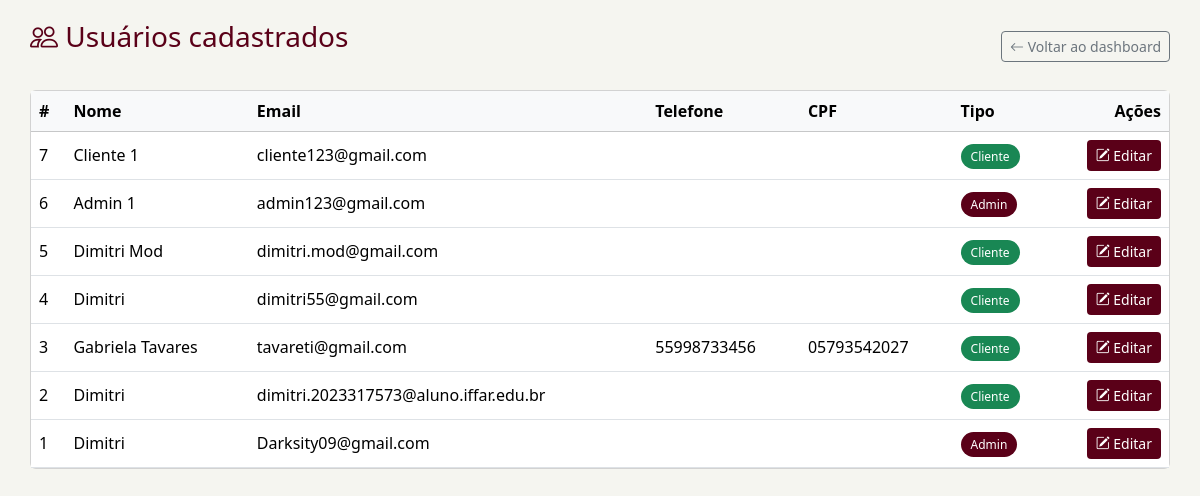
The app's page /admin/admin_usuarios.php (signed in), older data.
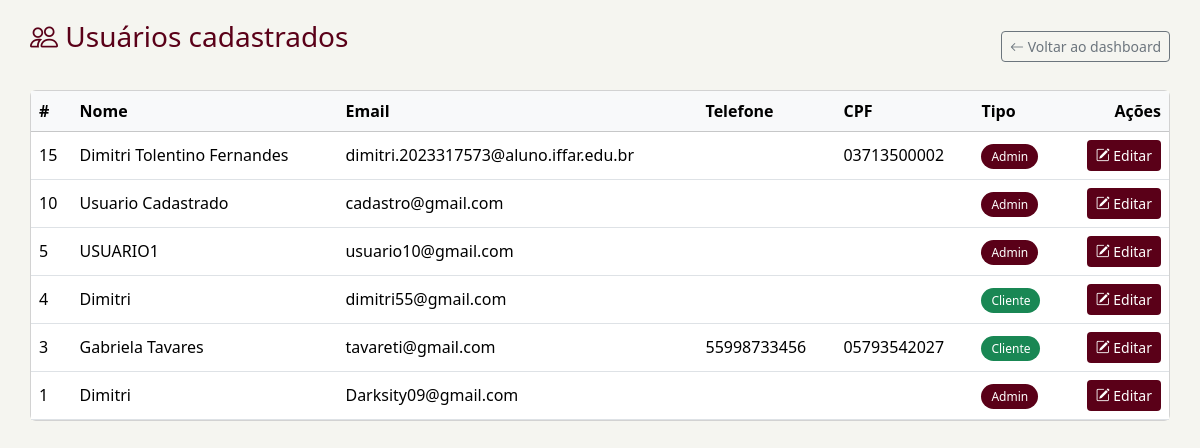
The same page, newer data.
### tables this page shows
CREATE TABLE IF NOT EXISTS `usuarios` (
  `id` int NOT NULL AUTO_INCREMENT,
  `nome` varchar(100) NOT NULL,
  `email` varchar(150) NOT NULL,
  `senha_hash` varchar(255) NOT NULL,
  `tipo` enum('admin','cliente') NOT NULL DEFAULT 'cliente',
  `token_recuperacao` varchar(255) DEFAULT NULL,
  `token_expira_em` datetime DEFAULT NULL,
  `cpf` varchar(14) DEFAULT NULL,
  `telefone` varchar(20) DEFAULT NULL,
  `endereco` varchar(255) DEFAULT NULL,
  `data_nascimento` date DEFAULT NULL,
  `codigo_verificacao` varchar(6) DEFAULT NULL,
  `email_verificado` int DEFAULT '0',
  PRIMARY KEY (`id`),
  UNIQUE KEY `email` (`email`)
);

### admin/admin_usuarios.php (the view, shortened to what this page needs)
<?php
require_once __DIR__ . '/../db.php';
$sql = "
    SELECT id, nome, email, cpf, telefone, endereco, data_nascimento, tipo
    FROM usuarios
    ORDER BY id DESC
";
$res = $conn->query($sql);
$usuarios = $res ? $res->fetch_all(MYSQLI_ASSOC) : [];
?>
<!DOCTYPE html>
<html lang="pt-br">
<head>
  <link href="https://cdn.jsdelivr.net/npm/bootstrap@5.3.3/dist/css/bootstrap.min.css" rel="stylesheet">
  <link href="https://cdn.jsdelivr.net/npm/bootstrap-icons@1.11.3/font/bootstrap-icons.css" rel="stylesheet">
</head>
<body>
<div class="page-wrap">
  <div class="d-flex justify-content-between align-items-center mb-3">
    <h3 class="page-title"><i class="bi bi-people"></i> Usuários cadastrados</h3>
    <a href="admin.php" class="btn btn-outline-secondary btn-sm">
      <i class="bi bi-arrow-left"></i> Voltar ao dashboard
    </a>
  </div>
  <div class="card">
    <div class="card-body p-0">
      <table class="table table-hover mb-0 align-middle">
        <thead class="table-light">
          <tr>
            <th>#</th>
            <th>Nome</th>
            <th>Email</th>
            <th>Telefone</th>
            <th>CPF</th>
            <th>Tipo</th>
            <th class="text-end">Ações</th>
          </tr>
        </thead>
        <tbody>
        <?php if (empty($usuarios)): ?>
          <tr><td colspan="7" class="text-center p-3">Nenhum usuário encontrado.</td></tr>
        <?php else: ?>
          <?php foreach ($usuarios as $u): ?>
            <tr>
              <td><?= (int)$u['id'] ?></td>
              <td><?= htmlspecialchars($u['nome']) ?></td>
              <td><?= htmlspecialchars($u['email']) ?></td>
              <td><?= htmlspecialchars($u['telefone'] ?? '') ?></td>
              <td><?= htmlspecialchars($u['cpf'] ?? '') ?></td>
              <td>
                <?php if (($u['tipo'] ?? 'cliente') === 'admin'): ?>
                  <span class="pill-tipo pill-admin">Admin</span>
                <?php else: ?>
                  <span class="pill-tipo pill-cliente">Cliente</span>
                <?php endif; ?>
              </td>
              <td class="text-end">
                <button class="btn btn-sm" style="background-color: #5a0018; color: white;" data-bs-toggle="modal" data-bs-target="#modalEdit<?= $u['id'] ?>">
                  <i class="bi bi-pencil-square"></i> Editar
                </button>
              </td>
            </tr>
            <?php endforeach; ?>
        <?php endif; ?>
        </tbody>
      </table>
    </div>
  </div>
</div>
</body>
</html>

### admin/admin_usuarios.php (style rules this page uses)
body { background:#f5f5f0;font-family:'Poppins',system-ui,sans-serif; }
.page-wrap { padding:20px 30px; }
.page-title { color:#5a0018;margin-bottom:20px; }
.pill-tipo { border-radius:999px; padding:4px 10px; font-size:12px; color:#fff; }
.pill-admin { background:#5a0018; }
.pill-cliente { background:#198754; }

Row changes from the older to the newer data that the page shows:
removed usuarios: id "7", nome "Cliente 1", email "cliente123@gmail.com", tipo "Cliente"
removed usuarios: id "6", nome "Admin 1", email "admin123@gmail.com", tipo "Admin"
removed usuarios: id "2", nome "Dimitri", email "dimitri.2023317573@aluno.iffar.edu.br", tipo "Cliente"
added usuarios: id "15", nome "Dimitri Tolentino Fernandes", email "dimitri.2023317573@aluno.iffar.edu.br", cpf "03713500002", tipo "Admin"
added usuarios: id "10", nome "Usuario Cadastrado", email "cadastro@gmail.com", tipo "Admin"
changed usuarios id 5: nome "Dimitri Mod" → "USUARIO1"; email "dimitri.mod@gmail.com" → "usuario10@gmail.com"; tipo "Cliente" → "Admin"
